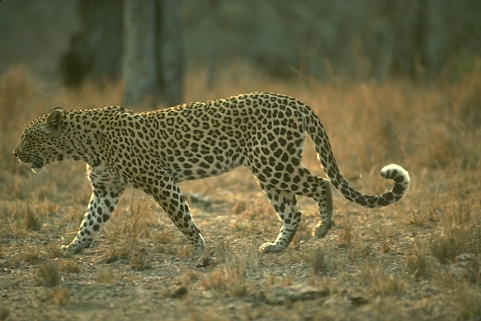
#> input picture data/134052.jpg, 481 x 321 px
$ python -i feat_seg.py   (imports and definitions only)   (older library calls are emulated)
#> lines starting #> are read from the running program, lines starting #| are printed output that depends on the picture
#!/usr/bin/env python3
# -*- coding: utf-8 -*-
"""
Created on Sat Jan  9 00:06:22 2021

@author: abda
"""

import numpy as np
import numpy.random
import scipy.ndimage
import ctypes
import numpy.ctypeslib as ctl
import os
libfile = os.path.dirname(__file__) + '/image_feat_lib.so'
# [1 line that did not run here, left out]


# [81 lines left out: function get_feat_vec, not called in this run]

def get_im_dev(image, order_keep = (True, True, True), sigma = -1, norm_fac = None):
    '''
    Computes image derivatives and returns a list of derivatives

    Parameters
    ----------
    image : numpy array
        2D image with variable number of channels.
    order_keep : tuple of bool, optional
        Determines if image derivatives should be computed. Derivatives are
        computed according to:
          if order_keep[0] == True then zeroth order image included (original)
          if order_keep[1] == True then first order images included (dI/dx and dI/dy)
          if order_keep[2] == True then second order image included (d2I/dx2, d2I/(dxdy), d2I/dy2)
        The default is (True, True, True).
    sigma : float, optional
        Standard deviation of derivative. If sigma <= 0 then central difference
        derivation is done. The default is -1.

    Returns
    -------
    I : list of numpy arrays
        List of image derivatives.

    '''
    if ( sigma <= 0 ):
        # Simple derivative filters
        g = np.array([[1,1,1]])
        dg = np.array([[1,0,-1]])
        ddg = np.array([[1,-2,1]])
    else:
        # Gaussian filters
        g, dg, ddg = get_gauss_dev(sigma)

    I = [] # List of output derivative images
    if( image.ndim == 2):
        convolve_append(image, g, dg, ddg, order_keep, I)
    else:
        for i in range(0,image.shape[2]):
            convolve_append(image[:,:,i], g, dg, ddg, order_keep, I)
    # Normalize to have same standard deviation
    std_im = np.std(I[0])

    if( norm_fac is None ):
        norm_fac = np.ones(len(I))
        for i in range(0,len(I)):
            norm_fac[i] = std_im/np.std(I[i])
    for im, n in zip(I,norm_fac):
        im *= n
    # for i in range(0,len(I)):
    #     I[i] *= norm_fac[i]
    return I, norm_fac

def convolve_append(image, g, dg, ddg, order_keep, I):
    '''

    Parameters
    ----------
    image : numpy array
        2D image.
    g : numpy array
        0th order derivative 1D filter.
    dg : numpy array
        1th order derivative 1D filter.
    ddg : numpy array
        2th order derivative 1D filter.
    order_keep : tuple of bool, optional
        Determines if image derivatives should be computed. Derivatives are
        computed according to:
          if order_keep[0] == True then zeroth order image included (original)
          if order_keep[1] == True then first order images included (dI/dx and dI/dy)
          if order_keep[2] == True then second order image included (d2I/dx2, d2I/(dxdy), d2I/dy2)
        The default is (True, True, True).
    I : List of numpy arrays
        Image derivatives.

    Returns
    -------
    None.

    '''
    if ( order_keep[0] ):
        I.append(np.asarray(image, order='C'))
    if ( order_keep[1] ):
        I.append(np.asarray(scipy.ndimage.convolve(scipy.ndimage.convolve(image, dg), g.T), order='C')) # Ix
        I.append(np.asarray(scipy.ndimage.convolve(scipy.ndimage.convolve(image, g), dg.T), order='C')) # Iy
    if ( order_keep[2] ):
        I.append(np.asarray(scipy.ndimage.convolve(scipy.ndimage.convolve(image, ddg), g.T), order='C')) # Ixx
        I.append(np.asarray(scipy.ndimage.convolve(scipy.ndimage.convolve(image, dg), dg.T), order='C')) # Ixy
        I.append(np.asarray(scipy.ndimage.convolve(scipy.ndimage.convolve(image, g), ddg.T), order='C')) # Iyy
    return None


# [208 lines left out: functions get_gauss_dev, get_pca_feat_im, get_pca_feat, get_uni_pca_feat, not called in this run]


# def get_pca_feat_slow(I, vec, mean_patch, order_keep = (True, True, True), sigma = 1):
#     '''
#     Computes PCA features for an image.

#     Parameters
#     ----------
#     I : list of numpy arrays
#         List of image derivatives.
#     vec : numpy array
#         PCA vectors.
#     mean_patch : numpy array
#         Mean patch to be used for computing PCA features.
#     order_keep : tuple of bool, optional
#         Determines if image derivatives should be computed. Derivatives are
#         computed according to:
#           if order_keep[0] == True then zeroth order image included (original)
#           if order_keep[1] == True then first order images included (dI/dx and dI/dy)
#           if order_keep[2] == True then second order image included (d2I/dx2, d2I/(dxdy), d2I/dy2)
#         The default is (True, True, True).
#     sigma : float
#         Standard deviation of Gaussian.

#     Returns
#     -------
#     feat_im : numpy array
#         feature image of size rows x cols x number of features.

#     '''
#     # python function for building km_tree
#     py_vec_to_feat_im = lib.vec_to_feat_im_slow

#     # say which inputs the function expects
#     py_vec_to_feat_im.argtypes = [ctl.ndpointer(ctypes.c_double, flags="C_CONTIGUOUS"), # Image
#                              ctypes.c_int, ctypes.c_int, ctypes.c_int, # rows, cols, channels
#                              ctl.ndpointer(ctypes.c_double, flags="C_CONTIGUOUS"), # eigen vectors
#                              ctypes.c_int, ctypes.c_int,  # n_keep, patch_size
#                              ctl.ndpointer(ctypes.c_double, flags="C_CONTIGUOUS"), # mean_patch
#                              ctl.ndpointer(ctypes.c_double, flags="C_CONTIGUOUS")] # feat_image
#     # say which output the function gives
#     py_vec_to_feat_im.restype = None

#     patch_size = int(np.sqrt(mean_patch[0].shape[0]))

#     rows, cols = I[0].shape[:2]
#     channels = 1
#     if ( I[0].ndim == 3 ):
#         channels = I[0].shape[2]


#     # Compute feature vectors
#     feat_im = np.array([])
#     for i in range(0,len(I)):
#         # Get right order for vector and mean patch
#         vec_in = np.asarray(vec[i].transpose(), order = 'C')
#         mean_patch_in = np.asarray(mean_patch[i], order='C')
#         n_keep = vec_in.shape[0]
#         feat_im_cpp = np.empty((n_keep, rows, cols), dtype=np.float) # will be overwritten
#         py_vec_to_feat_im(I[i], rows, cols, channels, vec_in, n_keep, patch_size, mean_patch_in, feat_im_cpp)
#         if (feat_im.size == 0):
#             feat_im = feat_im_cpp.transpose(1,2,0)
#         else:
#             feat_im = np.append(feat_im, feat_im_cpp.transpose(1,2,0), axis = 2)
#     return feat_im

>>> import cv2
>>> picture = cv2.imread('../data/134052.jpg', cv2.IMREAD_GRAYSCALE)
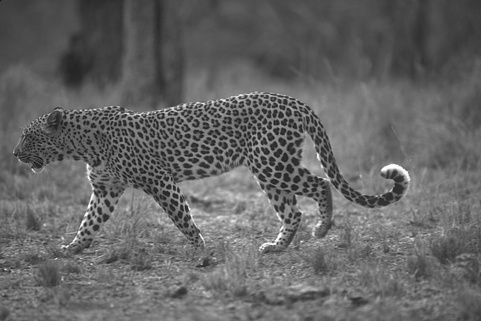
#> picture: shape (321, 481); min 20, max 255, mean 101.2
>>> result = get_im_dev(picture)
#> (the run stopped early here; a loop or call above may not have finished)
